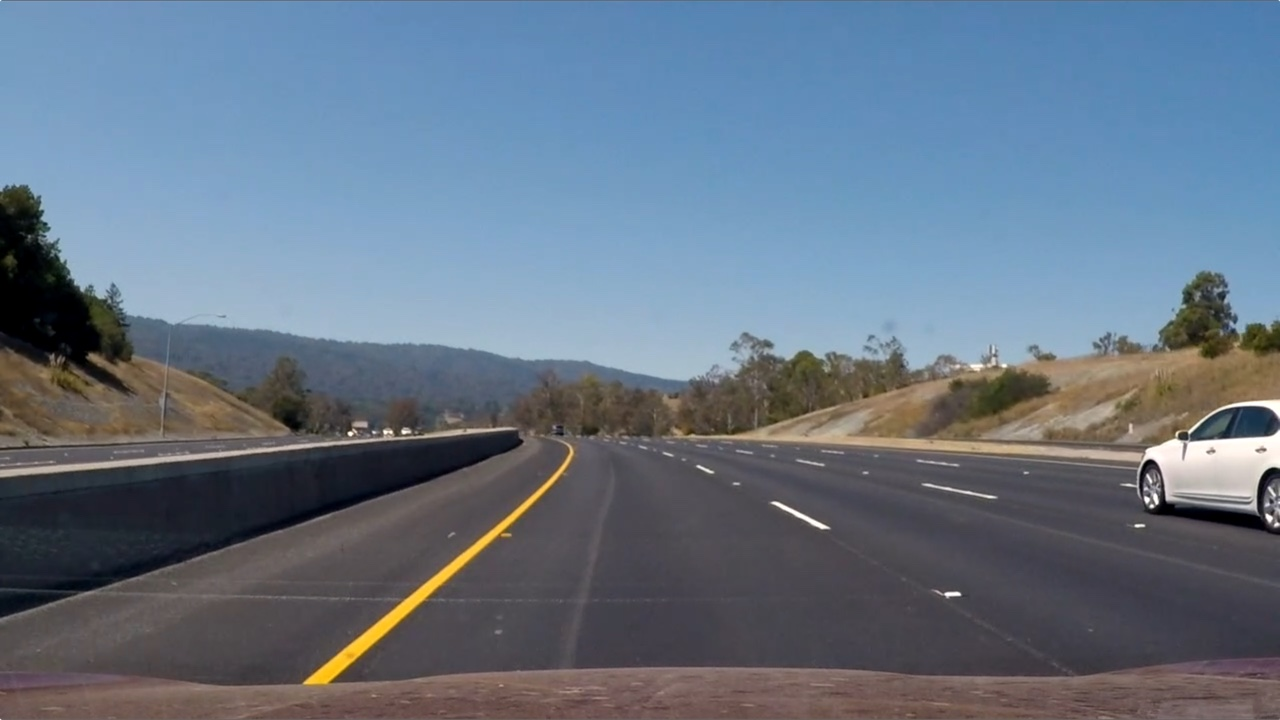
#> input picture test_images/highway-05-07.jpg, 1280 x 720 px, given in place of video1.avi, which was not available
$ python temp.py
#> lines starting #> are read from the running program, lines starting #| are printed output that depends on the picture; after the words box and inside, x2 and y2 are one past the last pixel; in counts of white or black regions, pixels touching at a corner belong together

import os
from PIL import Image
import numpy as np
import cv2
from tqdm import tqdm

cap = cv2.VideoCapture('C:/Users/DELL API/.spyder/video1.avi')
fgbg = cv2.createBackgroundSubtractorMOG2()
ret,frame = cap.read()
#> frame is the input picture: shape (720, 1280, 3); mean B, G, R 132.8, 116.3, 101.9
# frame = cv2.cvtColor(frame,cv2.COLOR_BGR2GRAY)
count = 1
path_fmask = 'E:/images_fmask_new/'
if not os.path.exists(path_fmask):
    os.makedirs(path_fmask)
ret = True
while ret:


    fgmask = fgbg.apply(frame)
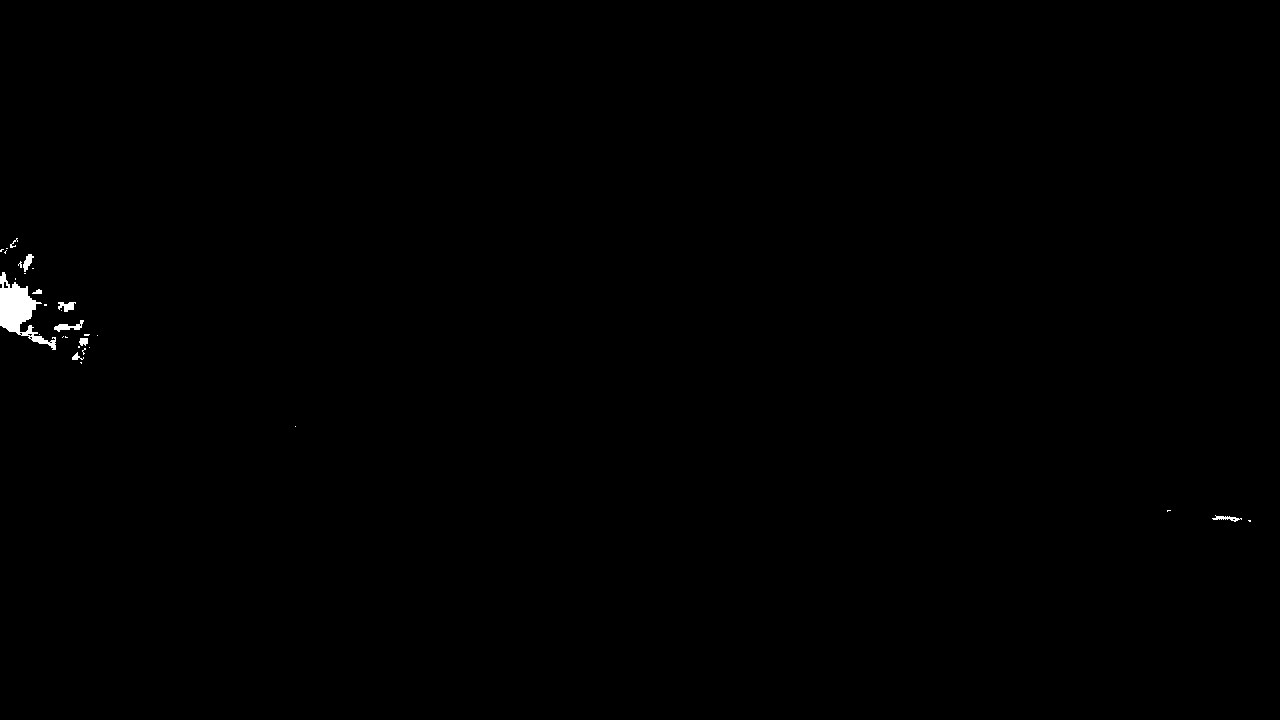
#> fgmask: shape (720, 1280); values 127 (black) and 255 (white), 0.25% white; 30 white regions (21 under 20 px), largest, box (x1, y1, x2, y2) and area: (0, 272, 56, 350) 1637, (54, 320, 84, 332) 147, (58, 302, 76, 312) 113
    fgmask[fgmask==127]=0
#     cv2.imwrite(os.path.join(path_fmask,str(count)+'.png'), fgmask)
    ret, frame = cap.read()
#     frame = cv2.cvtColor(frame,cv2.COLOR_BGR2GRAY)
    count += 1
    if count%1000 == 0:
        print(count)
    if count==2354:
        im_mask_test = fgmask
        break

#path_fgmask='E:/images_fmask_gray/'
path_original='E:/images_gray/'
#path_gauss='E:/images_gauss/'
#path_th='E:/images_thres/'
#path_close='E:/images_close/'

path_gauss='E:/images_gauss_0.5/'
path_th='E:/images_thres_0.5/'
path_close='E:/images_close_0.5/'
cap = cv2.VideoCapture('video1.avi')
#length = int(cap.get(cv2.CAP_PROP_FRAME_COUNT))
#print(length)
fgbg = cv2.createBackgroundSubtractorMOG2()
#fgbg.setDetectShadows(False)
if not os.path.exists(path_fmask):
    os.makedirs(path_fmask)
    #os.makedirs(path_original)
if not os.path.exists(path_gauss):
    os.makedirs(path_gauss)
#lis = os.listdir(path_fgmsk)
if not os.path.exists(path_original):
     os.makedirs(path_original)
if not os.path.exists(path_th):
     os.makedirs(path_th)
if not os.path.exists(path_close):
     os.makedirs(path_close)

ret,frame = cap.read()
frame = cv2.cvtColor(frame,cv2.COLOR_BGR2GRAY)
count = 1

ret = True
while ret:

    cv2.imwrite(os.path.join(path_original,str(count)+'.png'),frame)
    fgmask = fgbg.apply(frame)
 #   im = Image.fromarray(fgmask)
#    im.save(os.path.join(path,str(count)+'.png'))
    #cv2.imwrite(os.path.join(path_fgmask,str(count)+'.png'), fgmask)
    cv2.imwrite(os.path.join(path_fmask,str(count)+'.png'), fgmask)

    #gaussian filtering

    #blur = cv2.GaussianBlur(fgmask,(5,5),0.5)
    blur = cv2.GaussianBlur(fgmask,(5,5),0.8)
    cv2.imwrite(os.path.join(path_gauss,str(count)+'.png'), blur)
    # ostu thresholding
    ret3,th = cv2.threshold(blur,0,255,cv2.THRESH_BINARY+cv2.THRESH_OTSU)
    cv2.imwrite(os.path.join(path_th,str(count)+'.png'), th)
    #closing morphological
    #kernel2 = np.ones((1,1),np.uint8)
    kernel2 = np.ones((2,2),np.uint8)
    closing = cv2.morphologyEx(th, cv2.MORPH_CLOSE, kernel2)
    cv2.imwrite(os.path.join(path_close,str(count)+'.png'), closing)

    ret, frame = cap.read()
    frame = cv2.cvtColor(frame,cv2.COLOR_BGR2GRAY)
    count += 1
    if count%1000 == 0:
        print(count)


#print("Count ="+str(count))
cap.release()
cv2.destroyAllWindows()

$ run again, on test_images/highway-28-30.jpg
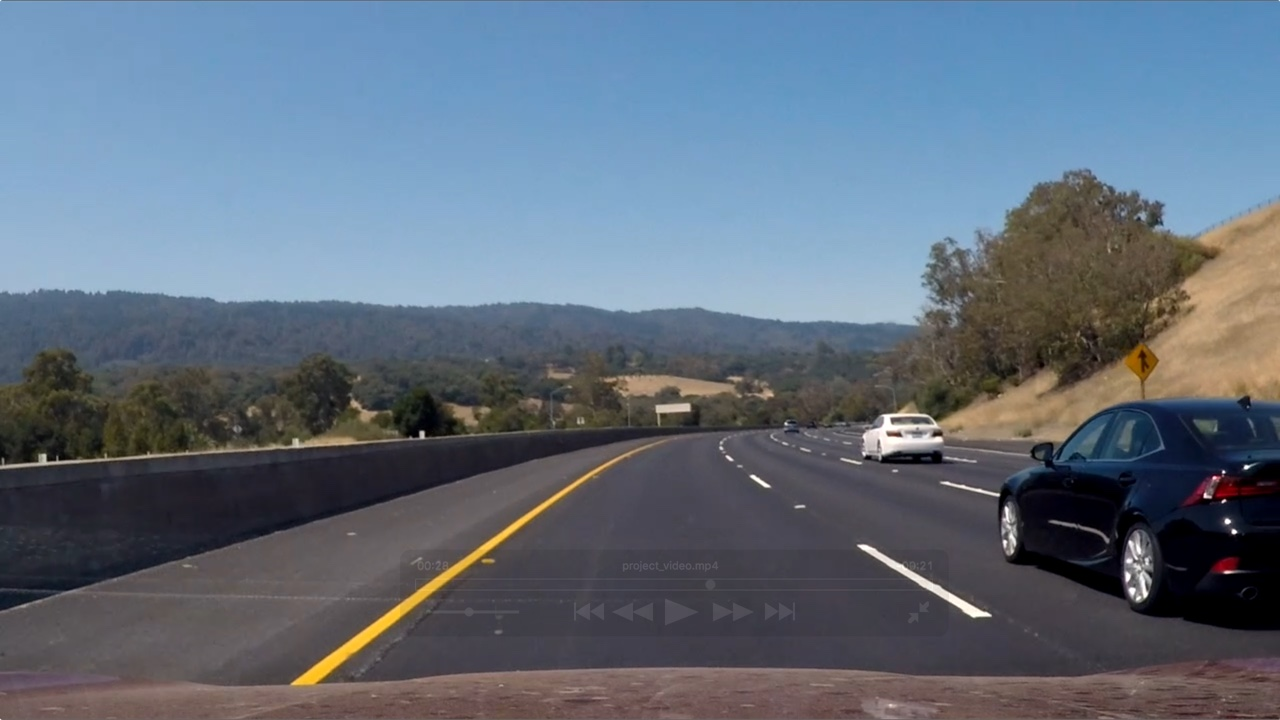
#> input picture test_images/highway-28-30.jpg, 1280 x 720 px, given in place of video1.avi, which was not available
#> frame is the input picture: shape (720, 1280, 3); mean B, G, R 124, 109.4, 96.9
#> `fgmask = fgbg.apply(frame)`:
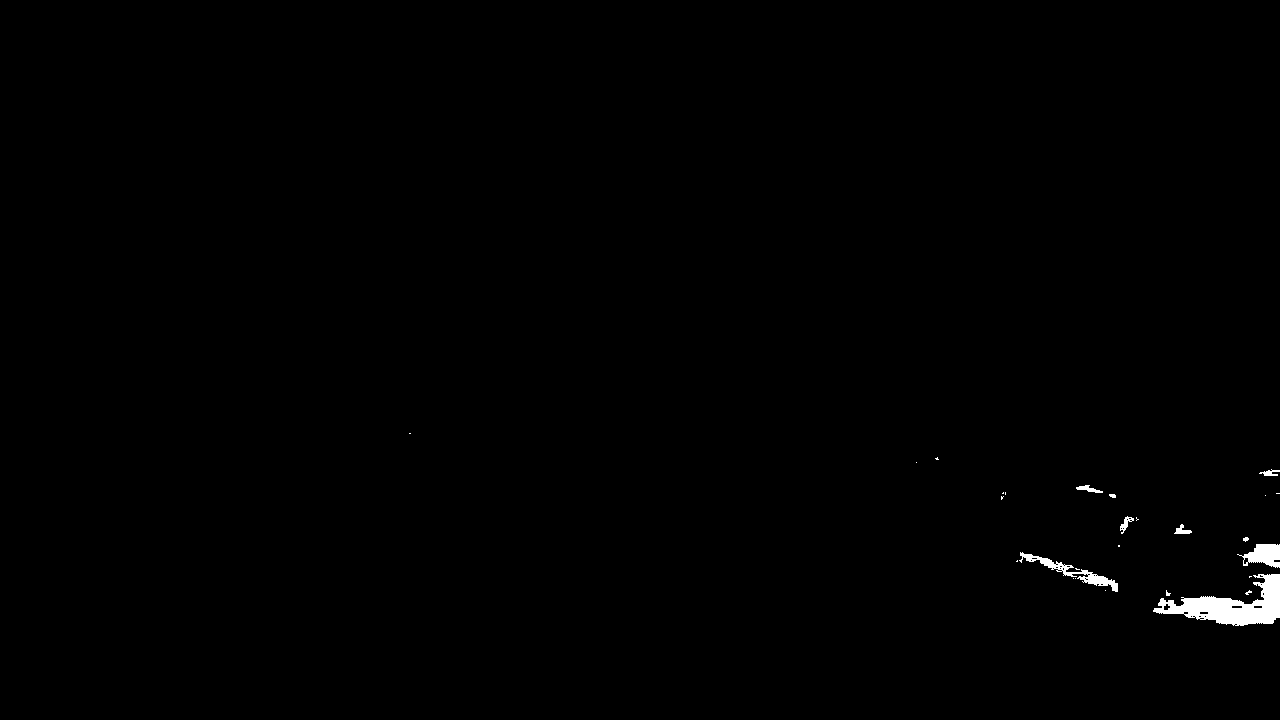
#> fgmask: shape (720, 1280); values 127 (black) and 255 (white), 0.52% white; 27 white regions (18 under 20 px), largest, box (x1, y1, x2, y2) and area: (1153, 574, 1280, 626) 2930, (1019, 552, 1118, 592) 732, (1237, 544, 1280, 568) 624

$ run again, on test_images/highway-42-44.jpg
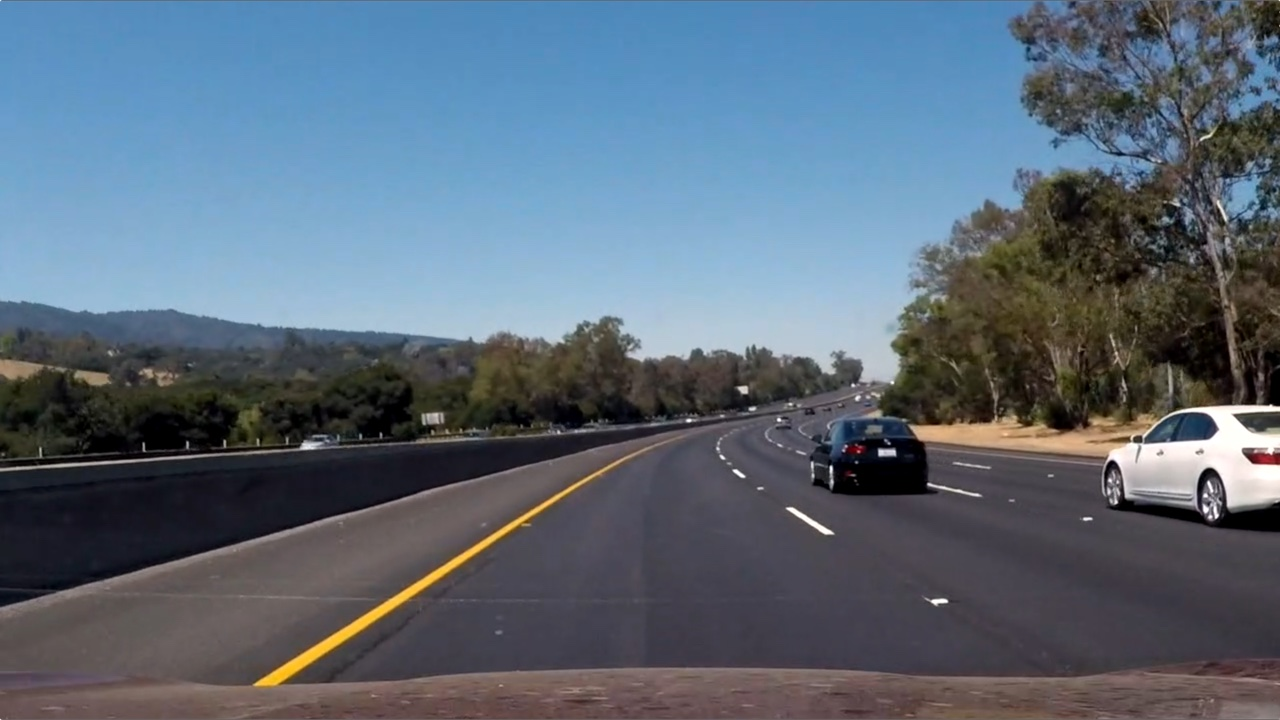
#> input picture test_images/highway-42-44.jpg, 1280 x 720 px, given in place of video1.avi, which was not available
#> frame is the input picture: shape (720, 1280, 3); mean B, G, R 119.1, 104.9, 91
#> `fgmask = fgbg.apply(frame)`:
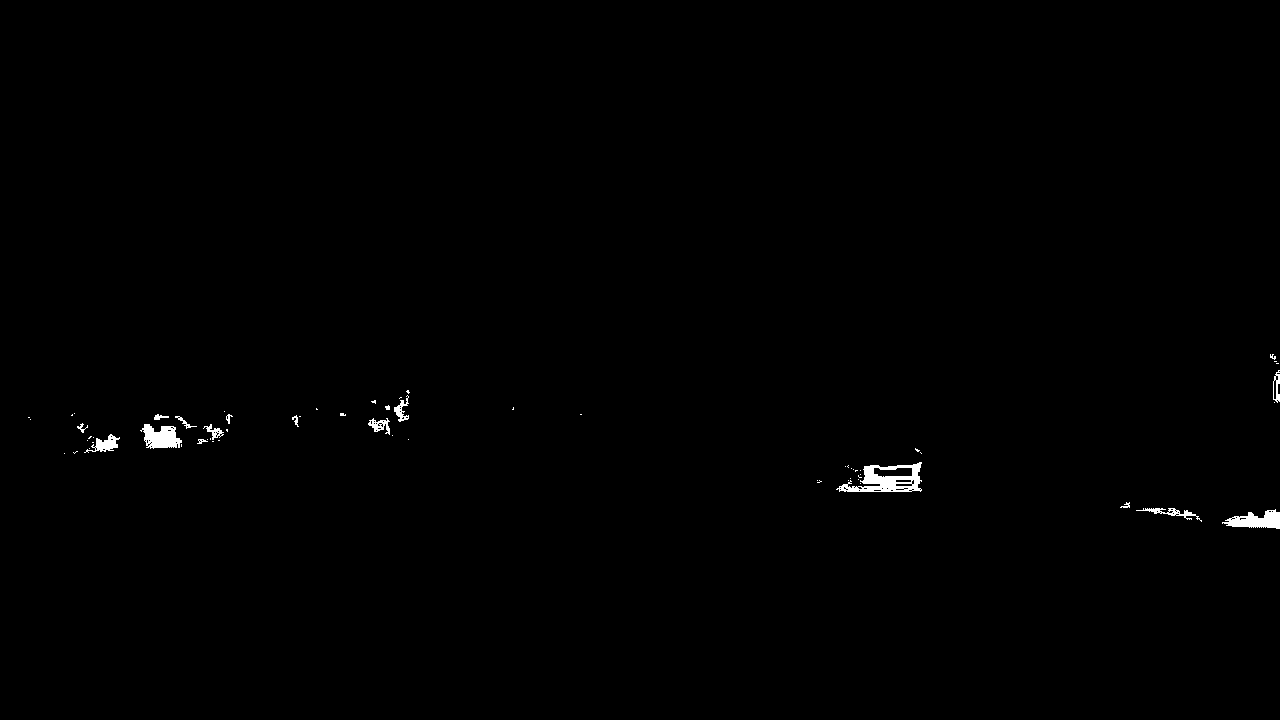
#> fgmask: shape (720, 1280); values 127 (black) and 255 (white), 0.45% white; 65 white regions (48 under 20 px), largest, box (x1, y1, x2, y2) and area: (836, 462, 922, 492) 1241, (140, 424, 182, 449) 677, (1222, 509, 1280, 529) 674

$ run again, on test_images/highway-45-46.jpg
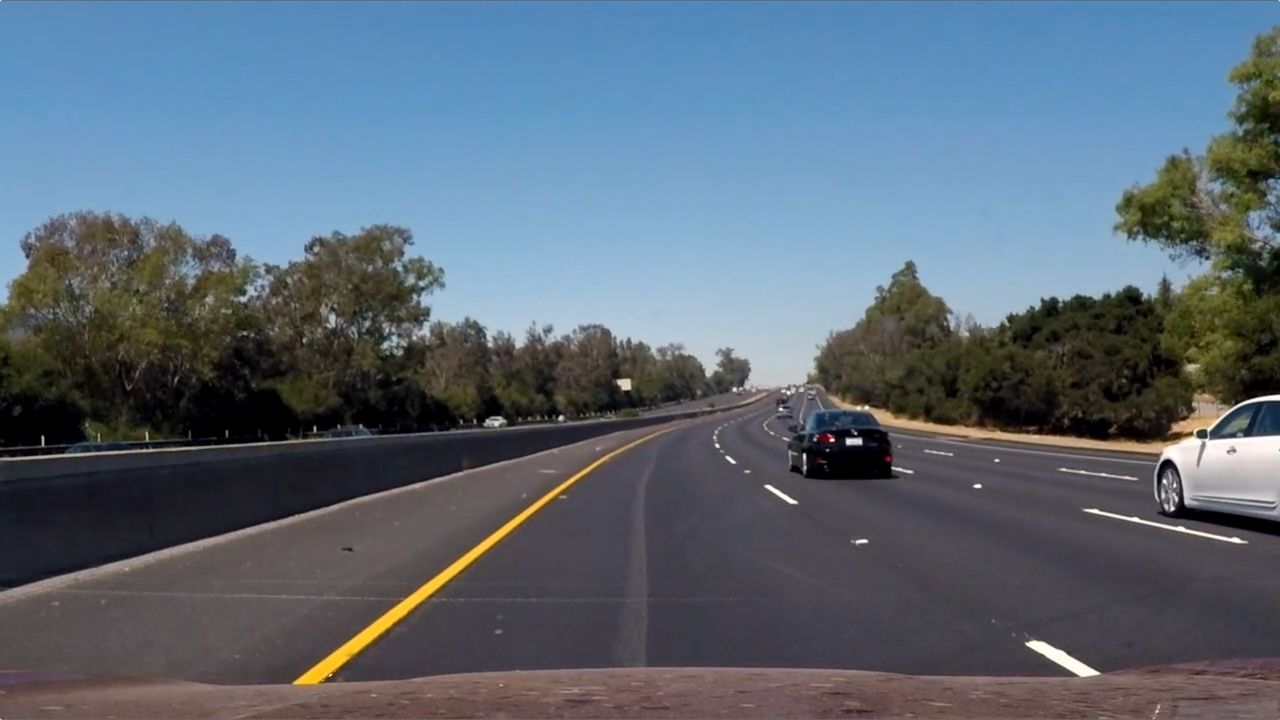
#> input picture test_images/highway-45-46.jpg, 1280 x 720 px, given in place of video1.avi, which was not available
#> frame is the input picture: shape (720, 1280, 3); mean B, G, R 117.9, 104.7, 91.2
#> `fgmask = fgbg.apply(frame)`:
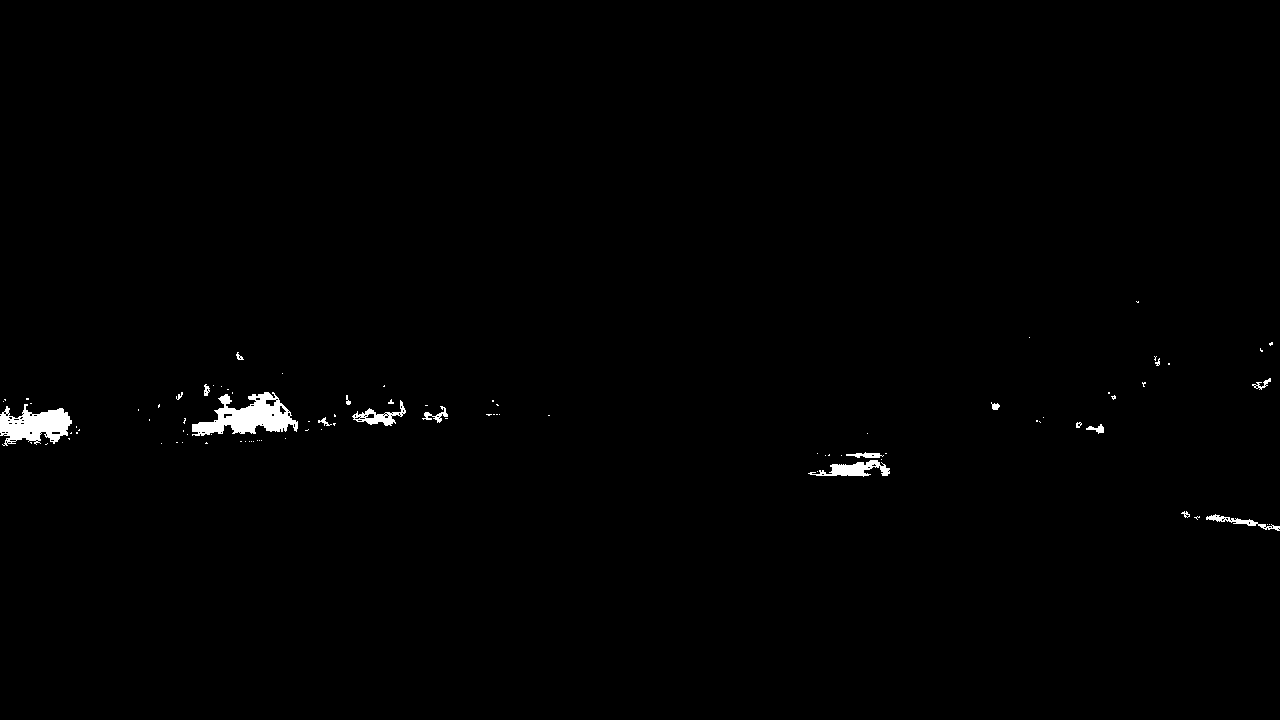
#> fgmask: shape (720, 1280); values 127 (black) and 255 (white), 0.71% white; 93 white regions (75 under 20 px), largest, box (x1, y1, x2, y2) and area: (192, 392, 298, 436) 2376, (0, 404, 72, 446) 1812, (808, 460, 890, 477) 665
